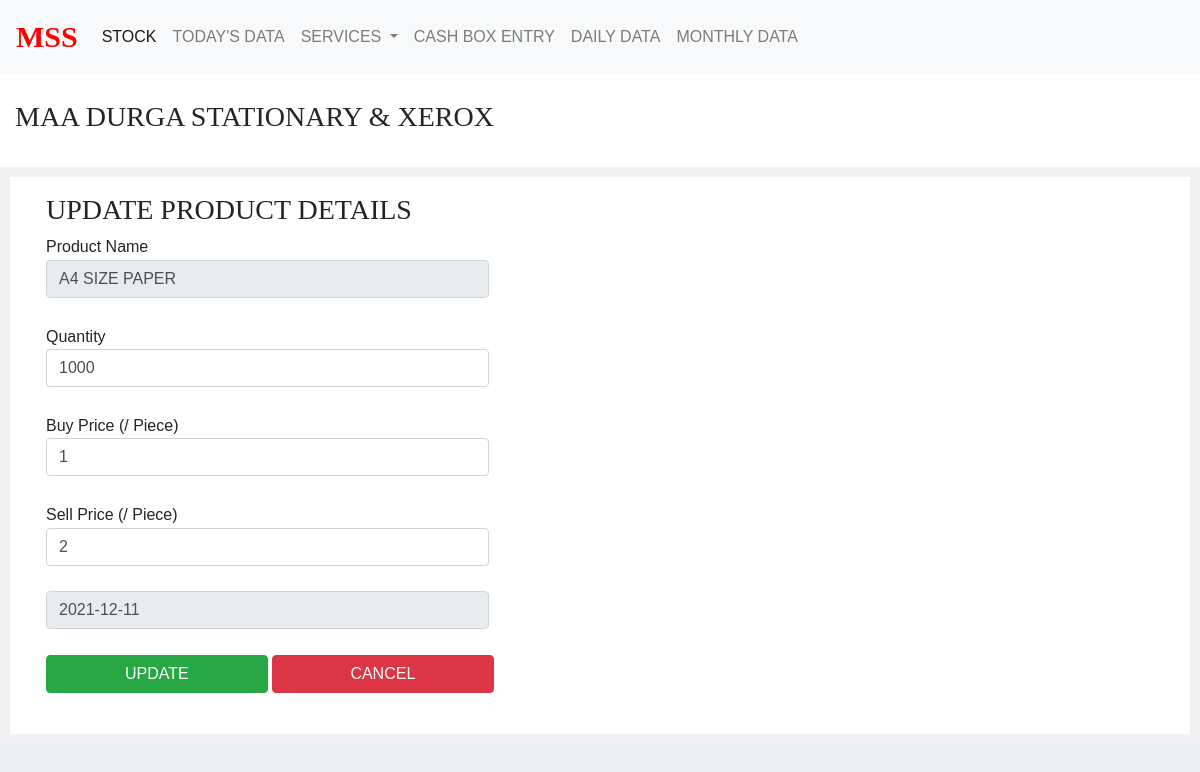
Screenshot of /Admin/editProduct.php?Pname=A4 SIZE PAPER with the database file from the repository.
### tables this page shows
CREATE TABLE `addproduct` (
  `ProductName` varchar(30) NOT NULL,
  `Quantity` int(4) NOT NULL,
  `BuyPrice` int(5) NOT NULL,
  `SellPrice` int(5) NOT NULL,
  `CreatedOn` date NOT NULL,
  `UpdatedOn` date NOT NULL
);

### Admin/editProduct.php (the view, shortened to what this page needs)
<!DOCTYPE html>
<html lang="en">
<head>
    <?php include("../Include/cdn.php"); ?>
</head>
<body>
        <?php include("../Include/navbar.php"); ?>
        <?php include("../Include/Title.php"); ?>
    <form action="?" method="GET">
        <div class="container">
                <?php
                    echo"<h3 class='font'>UPDATE PRODUCT DETAILS </h3>";
                    include("../Include/database.php");
                    $sql="select * from addproduct where ProductName='".$_GET['Pname']."'";
                    if ($res = mysqli_query($con, $sql))
                    while ($row = mysqli_fetch_assoc($res)) {
                        echo "Product Name<br>";
                        echo"<input  readonly name='Pname' style='width:40%;' class='form-control' value='".$row['ProductName']."'> </input><br>";
                        echo "Quantity<br>";
                        echo"<input text='number' required name='quantity' style='width:40%;' class='form-control' value='".$row['Quantity']."'> </input><br>";
                        echo "Buy Price (/ Piece)<br>";
                        echo"<input text='number' required name='buyprice' style='width:40%;' class='form-control' value='".$row['BuyPrice']."'> </input><br>";
                        echo "Sell Price (/ Piece)<br>";
                        echo"<input  text='number' required name='sellprice' style='width:40%;' class='form-control' value='".$row['SellPrice']."'></input><br>";
                        echo"<input readonly name='created' style='width:40%;' class='form-control' value='".$row['CreatedOn']."'></input><br>";
                    }
                ?>
                <button name="save" style="width:20%;" class="btn btn-success">UPDATE</button>
                <button name="cancel" style="width:20%;" class="btn btn-danger">CANCEL</button><br><br>
        </div>
    </form>
</body>
</html>

### Include/style.css (style rules this page uses)
* { padding:0; margin:0; }
html { background-color: #eaf0f2; }
body { font:16px/1.6 Arial, sans-serif; }

### rows the page displays
addproduct: Pname "A4 SIZE PAPER", quantity "1000", buyprice "1", sellprice "2", created "2021-12-11"
